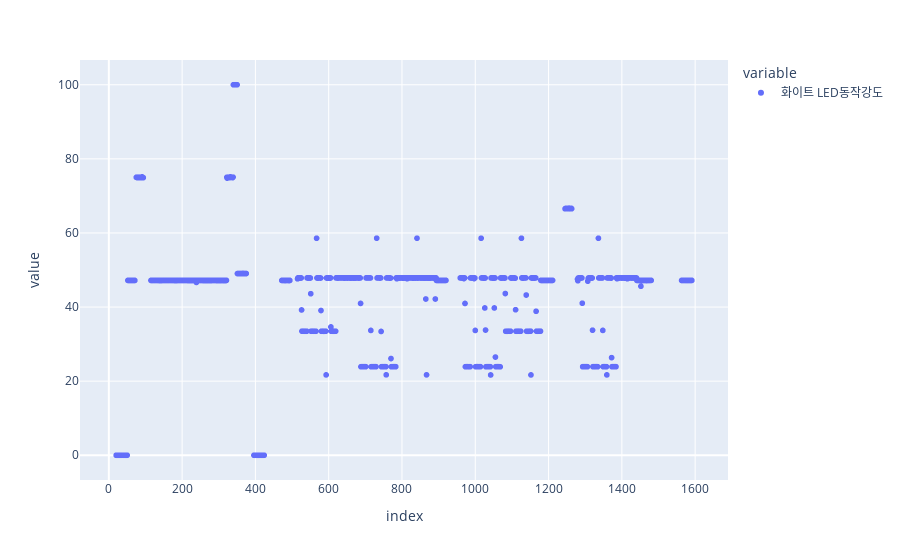
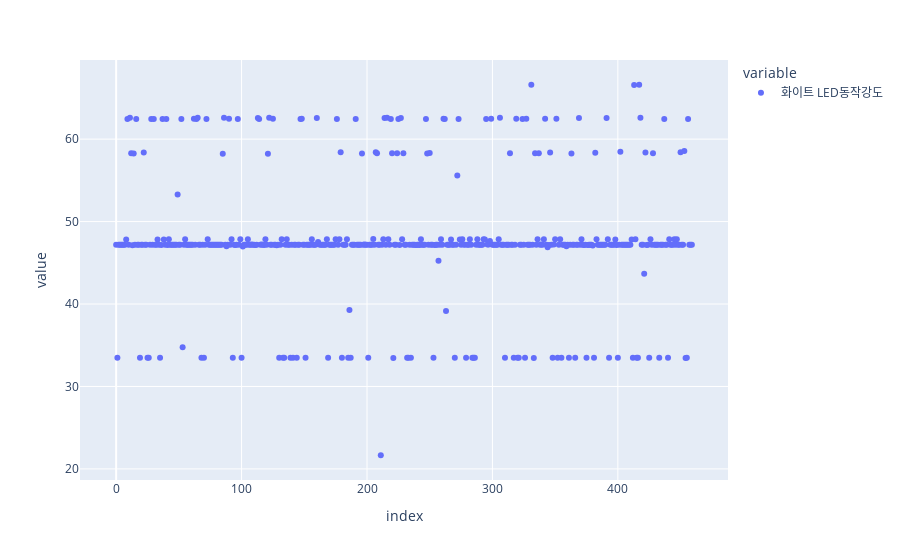
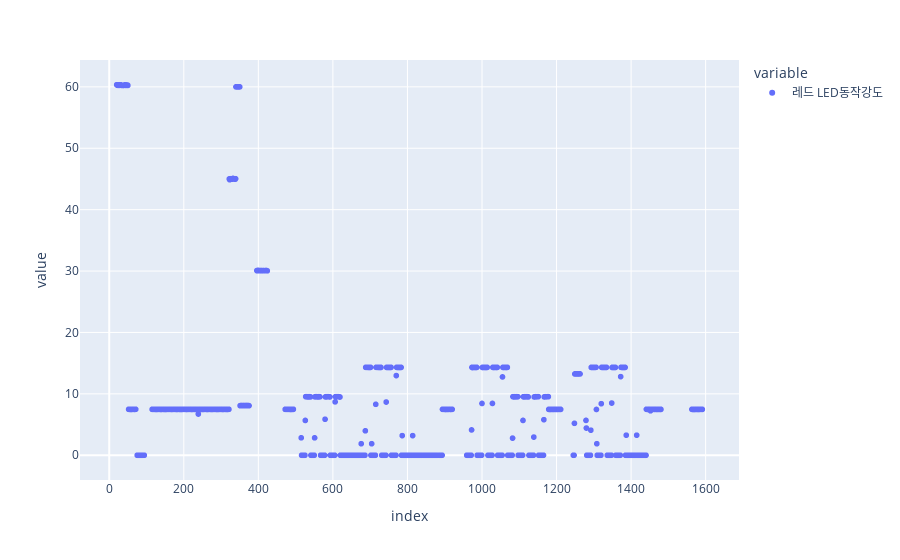
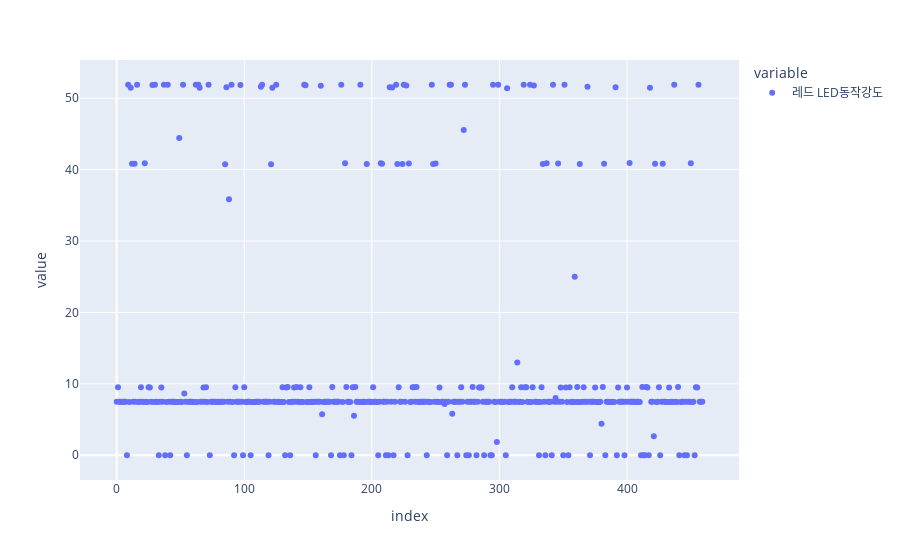

The notebook cell these images were saved under, in order:
### Code cell
CAToutliers = ['CASE01_01','CASE01_02','CASE01_03','CASE01_04','CASE01_05','CASE01_06','CASE01_07',
'CASE01_08','CASE01_09','CASE02_01','CASE02_02','CASE02_03','CASE02_04','CASE02_05','CASE02_06','CASE02_07','CASE02_08','CASE02_09','CASE02_10','CASE02_11']

train_df = train_df[~train_df['이미지'].isin(CAToutliers)]

train_df = train_df[train_df['CO2관측치'] > 0]
train_df = train_df[train_df['최근분무량'] >= 0]

firstfeats = ['내부온도관측치', '외부온도관측치', '내부습도관측치', '외부습도관측치', 'CO2관측치', 'EC관측치','최근분무량']

secondfeats = ['냉방온도', '냉방부하','난방온도', '난방부하', '비율']

thirdfeats = ['화이트 LED동작강도', '레드 LED동작강도', '블루 LED동작강도', '총추정광량', '백색광추정광량', '적색광추정광량', '청색광추정광량']

for feat in thirdfeats:

    fig = px.scatter(train_df[feat], hover_name=train_df["이미지"])
    fig.show()
    fig = px.scatter(test_df[feat], hover_name=test_df["이미지"])
    fig.show()

### Figure 1 — Plotly figure (JSON) as saved in the notebook; plotly's stock layout.template omitted (floating-point values rounded to 4 significant figures; data arrays with more than 128 entries replaced by an {"elided": "..."} marker saying what was removed)
{"data": [{"hovertemplate": "<b>%{hovertext}</b><br><br>variable=화이트 LED동작강도<br>index=%{x}<br>value=%{y}<extra></extra>", "hovertext": {"elided": "1278 str values"}, "legendgroup": "화이트 LED동작강도", "marker": {"color": "#636efa", "symbol": "circle"}, "mode": "markers", "name": "화이트 LED동작강도", "showlegend": true, "type": "scattergl", "x": {"elided": "1278 int values"}, "xaxis": "x", "y": {"elided": "1278 float values"}, "yaxis": "y"}], "layout": {"legend": {"title": {"text": "variable"}, "tracegroupgap": 0}, "margin": {"t": 60}, "xaxis": {"anchor": "y", "domain": [0, 1], "title": {"text": "index"}}, "yaxis": {"anchor": "x", "domain": [0, 1], "title": {"text": "value"}}}}

### Figure 2 — Plotly figure (JSON) as saved in the notebook; plotly's stock layout.template omitted (floating-point values rounded to 4 significant figures; data arrays with more than 128 entries replaced by an {"elided": "..."} marker saying what was removed)
{"data": [{"hovertemplate": "<b>%{hovertext}</b><br><br>variable=화이트 LED동작강도<br>index=%{x}<br>value=%{y}<extra></extra>", "hovertext": {"elided": "460 str values"}, "legendgroup": "화이트 LED동작강도", "marker": {"color": "#636efa", "symbol": "circle"}, "mode": "markers", "name": "화이트 LED동작강도", "orientation": "v", "showlegend": true, "type": "scatter", "x": {"elided": "460 int values"}, "xaxis": "x", "y": {"elided": "460 float values"}, "yaxis": "y"}], "layout": {"legend": {"title": {"text": "variable"}, "tracegroupgap": 0}, "margin": {"t": 60}, "xaxis": {"anchor": "y", "domain": [0, 1], "title": {"text": "index"}}, "yaxis": {"anchor": "x", "domain": [0, 1], "title": {"text": "value"}}}}

### Figure 3 — Plotly figure (JSON) as saved in the notebook; plotly's stock layout.template omitted (floating-point values rounded to 4 significant figures; data arrays with more than 128 entries replaced by an {"elided": "..."} marker saying what was removed)
{"data": [{"hovertemplate": "<b>%{hovertext}</b><br><br>variable=레드 LED동작강도<br>index=%{x}<br>value=%{y}<extra></extra>", "hovertext": {"elided": "1278 str values"}, "legendgroup": "레드 LED동작강도", "marker": {"color": "#636efa", "symbol": "circle"}, "mode": "markers", "name": "레드 LED동작강도", "showlegend": true, "type": "scattergl", "x": {"elided": "1278 int values"}, "xaxis": "x", "y": {"elided": "1278 float values"}, "yaxis": "y"}], "layout": {"legend": {"title": {"text": "variable"}, "tracegroupgap": 0}, "margin": {"t": 60}, "xaxis": {"anchor": "y", "domain": [0, 1], "title": {"text": "index"}}, "yaxis": {"anchor": "x", "domain": [0, 1], "title": {"text": "value"}}}}

### Figure 4 — Plotly figure (JSON) as saved in the notebook; plotly's stock layout.template omitted (floating-point values rounded to 4 significant figures; data arrays with more than 128 entries replaced by an {"elided": "..."} marker saying what was removed)
{"data": [{"hovertemplate": "<b>%{hovertext}</b><br><br>variable=레드 LED동작강도<br>index=%{x}<br>value=%{y}<extra></extra>", "hovertext": {"elided": "460 str values"}, "legendgroup": "레드 LED동작강도", "marker": {"color": "#636efa", "symbol": "circle"}, "mode": "markers", "name": "레드 LED동작강도", "orientation": "v", "showlegend": true, "type": "scatter", "x": {"elided": "460 int values"}, "xaxis": "x", "y": {"elided": "460 float values"}, "yaxis": "y"}], "layout": {"legend": {"title": {"text": "variable"}, "tracegroupgap": 0}, "margin": {"t": 60}, "xaxis": {"anchor": "y", "domain": [0, 1], "title": {"text": "index"}}, "yaxis": {"anchor": "x", "domain": [0, 1], "title": {"text": "value"}}}}
